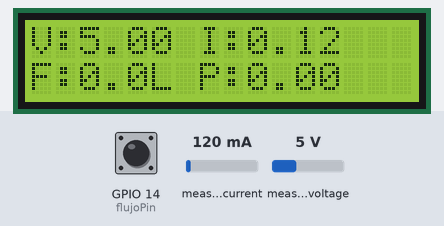
Bench run of a sketch on a simulated ESP32. Shown: 16×2 character LCD. The inputs (shaded band) are chosen by the test bench; at power-on: measured current 120 mA, GPIO 14 (flujoPin) HIGH, measured voltage 5 V. WiFi joins after 1.5 s; servers stay silent unless stated; uploads are accepted with an empty reply; random numbers use the default seed unless the sketch sets one; what the sketch prints to the serial monitor is not drawn.

Above: at 5.7 s.
5.8 s: measured current set to 40 mA
At 7.3 s:
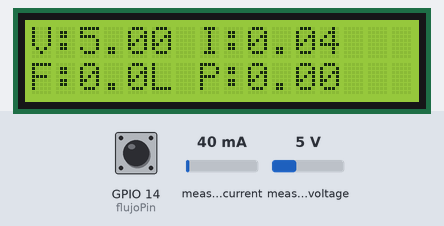
8.1 s: GPIO 14 (flujoPin) pulled LOW for 0.4 s
At 9.4 s:
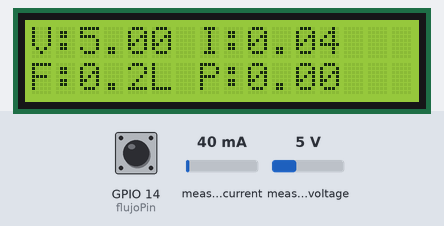
11.1 s: measured voltage set to 0.3 V
At 12.3 s:
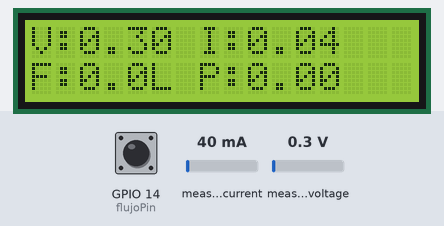
13.1 s: GPIO 14 (flujoPin) pulled LOW for 1 s
At 15.4 s:
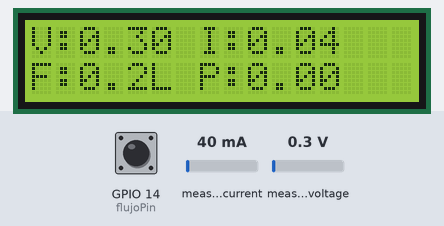
17.1 s: measured current set to 500 mA
At 18.1 s:
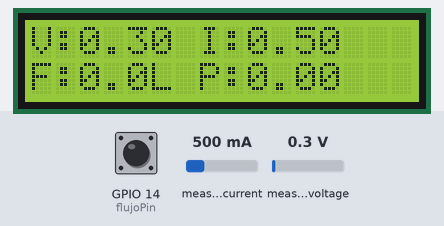
19.1 s: measured voltage set to 3.8 V
At 20.8 s:
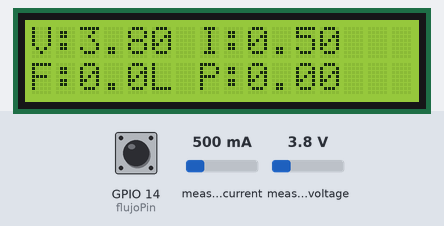
Timing chart, 0 to 22.1 s (numbered marks = the images above; inputs shaded):
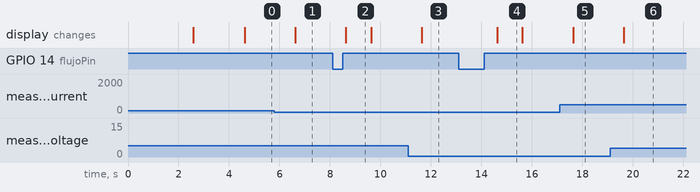

Measured:
- after the input at 5.8 s, the display: changes after 0.82 s (image 1)
- after the input at 8.1 s, the display: changes after 0.52 s (image 2)
- after the input at 11.1 s, the display: changes after 0.52 s (image 3)
- after the input at 13.1 s, the display: changes after 1.5 s (image 4)
- after the input at 17.1 s, the display: changes after 0.52 s (image 5)
- after the input at 19.1 s, the display: changes after 0.53 s (image 6)
- what the display in image 2 shows lasts 1.0 s, from 8.6 s to 9.6 s

The sketch:

sketch_jul22a.ino
```cpp
#include <Wire.h>
#include <WiFi.h>
#include <HTTPClient.h>
#include <Adafruit_INA219.h>
#include <LiquidCrystal_I2C.h>

// 🌐 WiFi Config
const char* ssid = "prueba";
const char* password = "del1almil";
const char* serverUrl = "http://10.130.131.232:5000/api/voltaje";

// 🔢 Código único
int codigoGenerado = 0;

// Pines
const int flujoPin = 14;     // Pin sensor de flujo

// Variables globales
volatile int pulseCount = 0;
volatile unsigned long lastPulseTime = 0;  // <-- Para evitar rebotes

float caudal = 0.0;
float voltaje_dc_hidrica = 0.0;
float amperios = 0.0;
float presionBar = 0.0;  // presión simulada

const float PULSOS_POR_LITRO = 4.8;
//const float PULSOS_POR_LITRO = 25.8;
unsigned long lastMillis = 0;

// Sensores
Adafruit_INA219 ina219;
LiquidCrystal_I2C lcd(0x27, 16, 2);  // Dirección típica de LCD I2C

// --- Interrupción de flujo con filtro anti-rebote ---
void IRAM_ATTR contarPulsos() {
  unsigned long tiempoActual = micros();
  if (tiempoActual - lastPulseTime > 200) {  // Evita rebotes: mínimo 200 µs entre pulsos (5 kHz máx)
    pulseCount++;
    lastPulseTime = tiempoActual;
  }
}

// 🔢 Generar código aleatorio
int generarCodigo() {
  return random(100000, 999999);
}

void connectWiFi() {
  WiFi.begin(ssid, password);
  Serial.print("Conectando a WiFi");
  while (WiFi.status() != WL_CONNECTED) {
    delay(500);
    Serial.print(".");
  }
  Serial.println("\nWiFi conectado!");
  codigoGenerado = generarCodigo();
  Serial.printf("Código único: %d\n", codigoGenerado);
}

void setup() {
  Serial.begin(115200);
  delay(1000);
  randomSeed(analogRead(39)); // Código aleatorio

  connectWiFi();

  // Inicializar I2C
  Wire.begin(21, 22); // SDA, SCL

  // Inicializar INA219
  if (!ina219.begin()) {
    Serial.println("⚠️ INA219 no detectado. Verifica conexiones.");
    while (1);
  }
  ina219.setCalibration_32V_2A();
  Serial.println("INA219 listo.");

  // Inicializar LCD
  lcd.init();
  lcd.backlight();
  lcd.setCursor(0, 0);
  lcd.print("  Sistema Hidrico  ");
  delay(2000);
  lcd.clear();

  // Sensor flujo
  pinMode(flujoPin, INPUT_PULLUP);
  attachInterrupt(digitalPinToInterrupt(flujoPin), contarPulsos, RISING);
}

void loop() {
  if (millis() - lastMillis >= 1000) {
    lastMillis = millis();

    // Medir flujo
    detachInterrupt(digitalPinToInterrupt(flujoPin));
    float pulsos = pulseCount;
    pulseCount = 0;
    attachInterrupt(digitalPinToInterrupt(flujoPin), contarPulsos, RISING);

    caudal = pulsos / PULSOS_POR_LITRO; // L/min
    float caudalCm3Seg = (caudal * 1000.0) / 60.0; // cm³/s

    // Medir INA219
    voltaje_dc_hidrica = ina219.getBusVoltage_V();
    amperios = ina219.getCurrent_mA() / 1000.0; // A

    // Mostrar en serial
    Serial.printf("Voltaje: %.2f V\n", voltaje_dc_hidrica);
    Serial.printf("Corriente: %.2f A\n", amperios);
    Serial.printf("Pulsos: %.0f\n", pulsos);
    Serial.printf("Caudal: %.2f L/min | %.2f Cm3/s\n", caudal, caudalCm3Seg);
    Serial.printf("Presion: %.2f bar\n", presionBar);
    Serial.println("--------------------------");

    // Mostrar en LCD
    lcd.clear();
    lcd.setCursor(0, 0);
    lcd.print("V:");
    lcd.print(voltaje_dc_hidrica, 2);
    lcd.print(" I:");
    lcd.print(amperios, 2);

    lcd.setCursor(0, 1);
    lcd.print("F:");
    lcd.print(caudal, 1);
    lcd.print("L P:");
    lcd.print(presionBar, 2);

    // Enviar al servidor
    if (WiFi.status() == WL_CONNECTED) {
      HTTPClient http;
      http.begin(serverUrl);
      http.addHeader("Content-Type", "application/json");

      String json = "{";
      json += "\"dispositivo\":\"hidrica\",";
      json += "\"voltaje\":" + String(voltaje_dc_hidrica, 2) + ",";
      json += "\"codigo\":" + String(codigoGenerado) + ",";
      json += "\"caudal\":" + String(caudal, 2) + ",";
      json += "\"presion\":" + String(presionBar, 2) + ",";
      json += "\"corriente\":" + String(amperios, 2);
      json += "}";

      int response = http.POST(json);
      Serial.printf("Respuesta: %d\n", response > 0 ? response : 0);
      if (response <= 0) Serial.println(http.errorToString(response));
      http.end();
    } else {
      Serial.println("WiFi no conectado");
    }
  }
}
```
